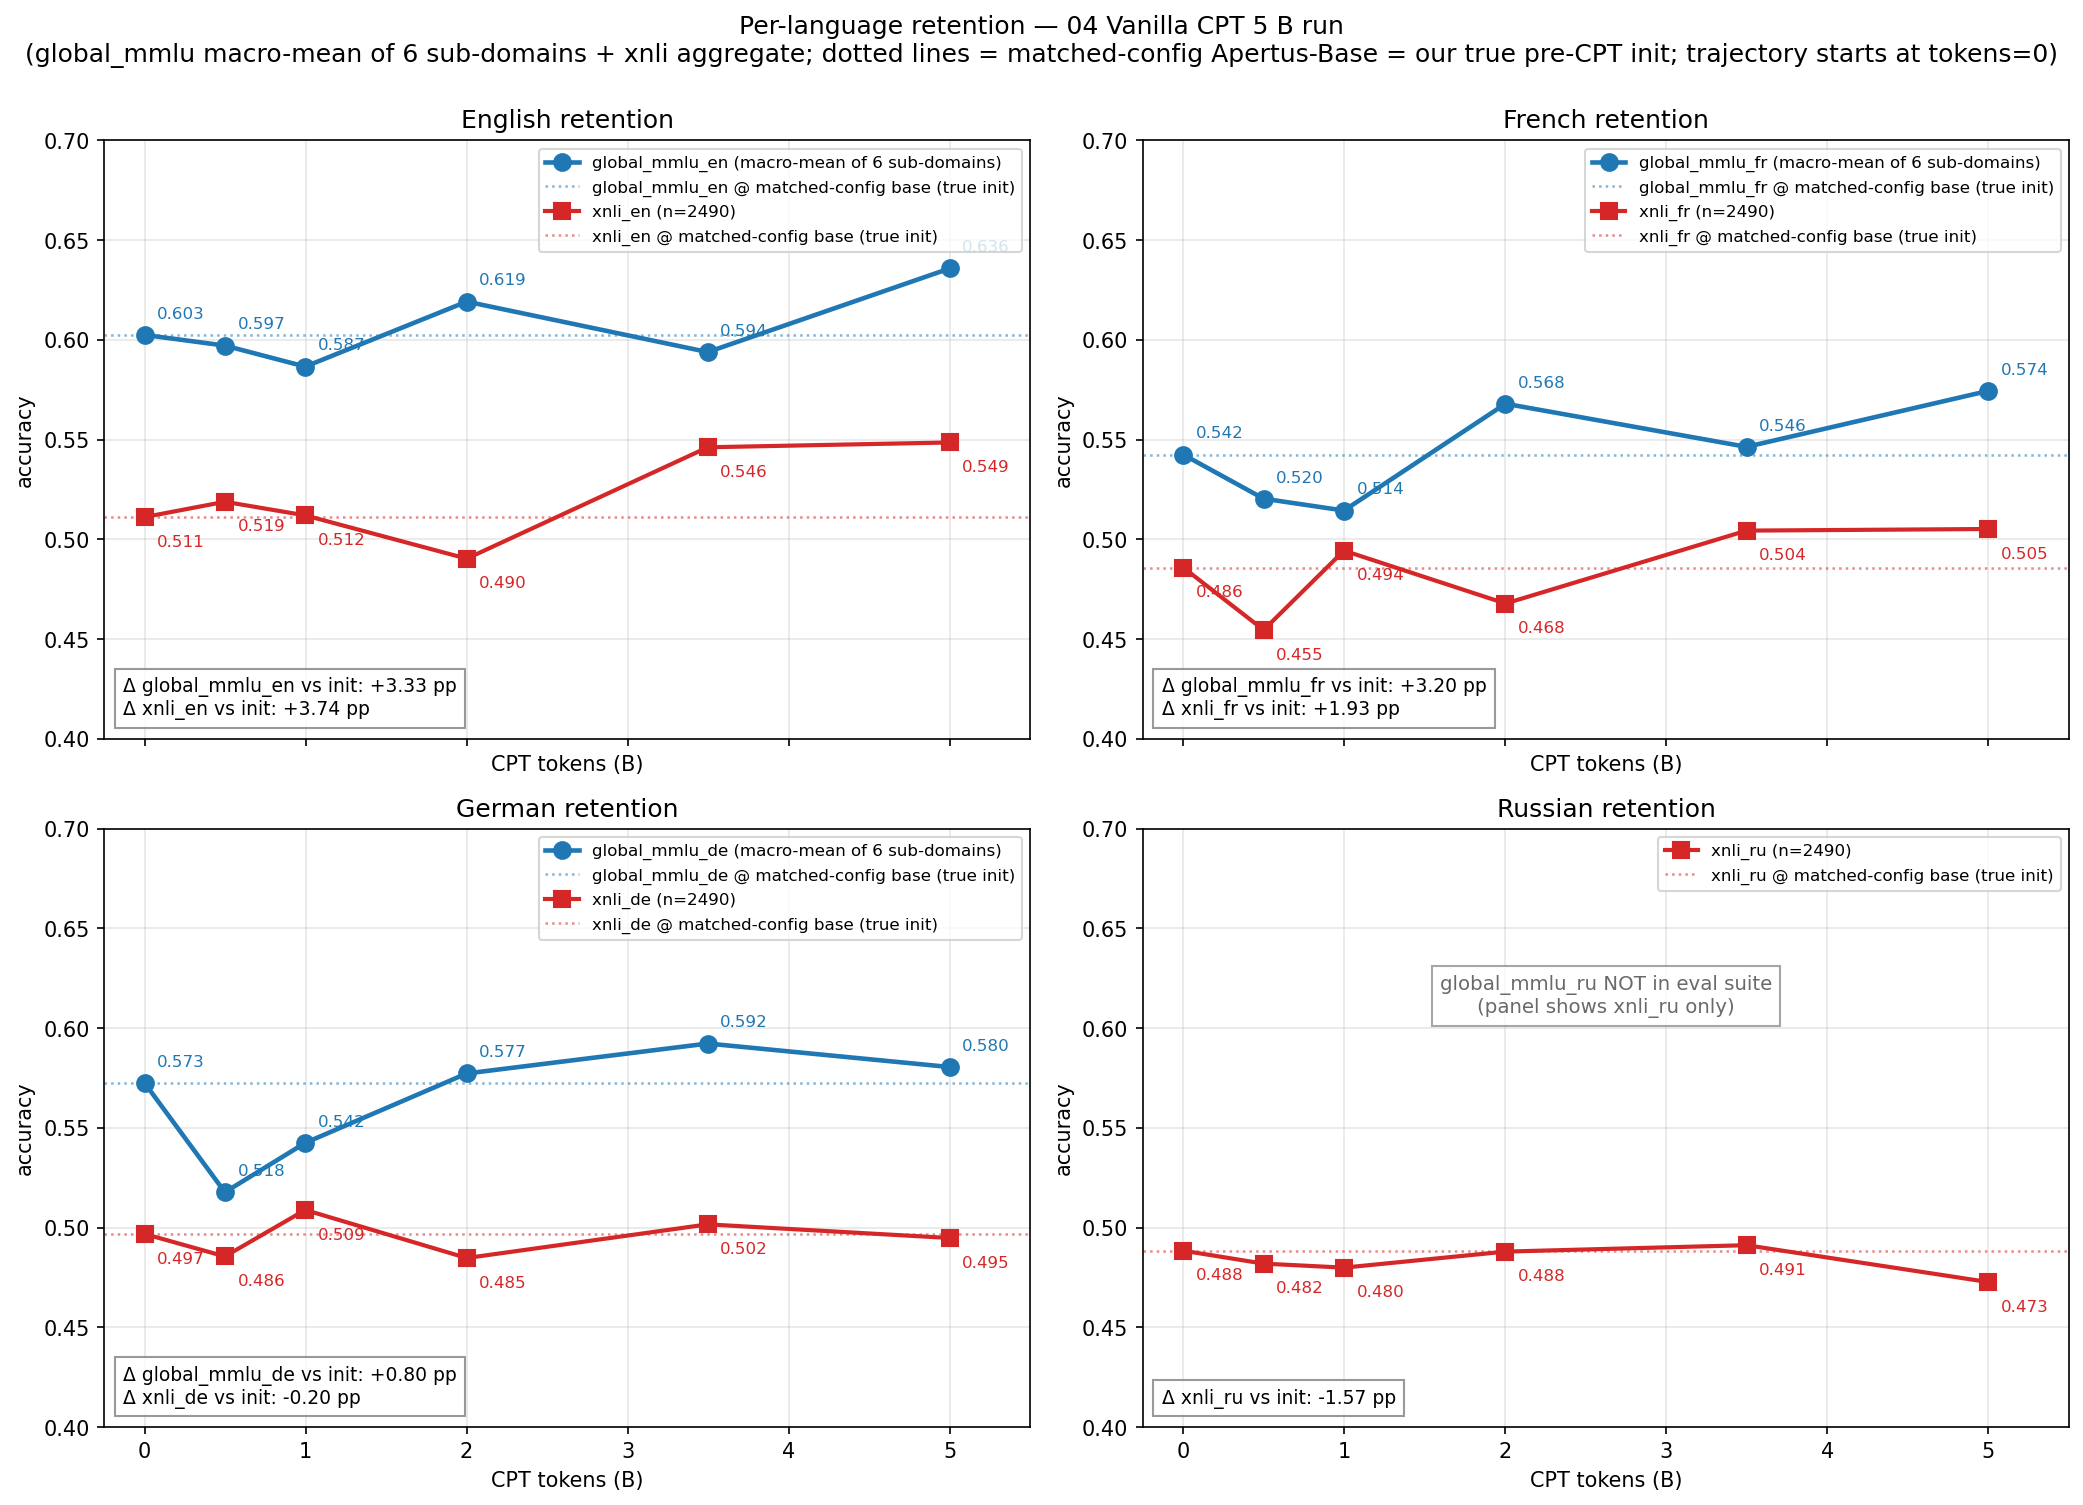

Reproduce this figure in Python.
"""Plot per-language retention trajectories (EN / FR / DE / RU) for the 04 Vanilla CPT 5 B run.

Y axes (two tasks per language):
    - global_mmlu_<lang> : macro-mean over 6 sub-domain accuracies
                           (business / humanities / medical / other /
                            social_sciences / stem)
    - xnli_<lang>        : accuracy on XNLI <lang> aggregate
                           (n=2490 per language)

Reference horizontal lines: **matched-config Apertus-Base Path B** (= the
true pre-CPT initial state of our run; weights loaded under our training
geometry rope_theta=500K / max_pos=4096 BEFORE any CPT updates). Source:
/capstor/.../eval_apertus_base_matched_rope500k_seq4096/retention/.

X axis: consumed CPT tokens (B). The trajectory now starts at tokens=0
(the matched-config base) and runs through the 5 checkpoint marks; iter
119 is the second point, not the baseline.

Data sources
------------
- reports/eval_data_cache_5b/iter_<I>/retention/results.json :
      results['global_mmlu_<lang>_<sub>']['acc,none']  for sub in 6 sub-domains
      results['xnli_<lang>']['acc,none']
- Matched-config baseline (constants below, pulled 2026-05-30) from
  eval_apertus_base_matched_rope500k_seq4096/retention/results_*.json.

Note: global_mmlu_ru is NOT in the lm-eval suite as configured; for RU we
plot xnli_ru only (the MMLU panel is empty for that subplot).

Checkpoint -> tokens (B):
    iter   0 -> 0.000 B  (matched-config Apertus-Base = our actual init)
    iter 119 -> 0.499 B
    iter 238 -> 0.998 B
    iter 477 -> 2.001 B
    iter 834 -> 3.498 B
    iter 1192 -> 5.000 B

Output: plot_retention_per_language.png next to this script.
"""

from __future__ import annotations

import json
from pathlib import Path

import matplotlib.pyplot as plt

REPORTS = Path(__file__).resolve().parent
EVAL = REPORTS / "eval_data_cache_5b"
OUT = REPORTS / "plot_retention_per_language.png"

CHECKPOINTS = [
    ("0000119", 119, 0.499),
    ("0000238", 238, 0.998),
    ("0000477", 477, 2.001),
    ("0000834", 834, 3.498),
    ("0001192", 1192, 5.000),
]
LANGS = ["en", "fr", "de", "ru"]
SUBDOMAINS = [
    "business",
    "humanities",
    "medical",
    "other",
    "social_sciences",
    "stem",
]
LANG_TITLES = {"en": "English", "fr": "French", "de": "German", "ru": "Russian"}

# Matched-config Apertus-Base Path B = our true pre-CPT init state
# (weights loaded under our training geometry rope=500K / max_pos=4096 with
# NO training updates). Pulled 2026-05-30 from
# /capstor/.../eval_apertus_base_matched_rope500k_seq4096/retention/results_*.json.
MATCHED_BASE = {
    "global_mmlu_en": 0.6025,
    "global_mmlu_fr": 0.5425,
    "global_mmlu_de": 0.5725,
    # global_mmlu_ru: absent from the lm-eval suite (same as iter 119+)
    "xnli_en": 0.5112,
    "xnli_fr": 0.4859,
    "xnli_de": 0.4968,
    "xnli_ru": 0.4884,
}


def load_one(it_str: str) -> dict:
    with (EVAL / f"iter_{it_str}" / "retention" / "results.json").open() as f:
        return json.load(f)["results"]


def compute_lang_metrics() -> dict:
    """Returns {lang: {'tokens': [...], 'global_mmlu': [..|None], 'xnli': [...]}}.

    The first entry per series is the matched-config Apertus-Base = our actual
    pre-CPT init state (tokens=0). Then the 5 checkpoint marks follow.
    """
    series: dict[str, dict[str, list]] = {
        L: {"tokens": [0.0], "global_mmlu": [], "xnli": []} for L in LANGS
    }
    # Prepend matched-config base at tokens=0.
    for L in LANGS:
        if L == "ru":
            series[L]["global_mmlu"].append(None)
        else:
            series[L]["global_mmlu"].append(MATCHED_BASE[f"global_mmlu_{L}"])
        series[L]["xnli"].append(MATCHED_BASE[f"xnli_{L}"])
    # Then the trained-checkpoint marks.
    for it_str, _it, tok in CHECKPOINTS:
        r = load_one(it_str)
        for L in LANGS:
            series[L]["tokens"].append(tok)
            if L == "ru":
                series[L]["global_mmlu"].append(None)
            else:
                accs = [
                    r[f"global_mmlu_{L}_{s}"]["acc,none"] for s in SUBDOMAINS
                ]
                series[L]["global_mmlu"].append(sum(accs) / len(accs))
            series[L]["xnli"].append(r[f"xnli_{L}"]["acc,none"])
    return series


def main() -> None:
    series = compute_lang_metrics()

    fig, axes = plt.subplots(nrows=2, ncols=2, figsize=(14, 10), sharex=True)

    for ax, L in zip(axes.flat, LANGS):
        tokens = series[L]["tokens"]
        gmmlu = series[L]["global_mmlu"]
        xnli = series[L]["xnli"]

        # global_mmlu line (skip RU because all-None)
        if any(v is not None for v in gmmlu):
            ax.plot(
                tokens,
                gmmlu,
                "o-",
                color="C0",
                lw=2.2,
                ms=8,
                label=f"global_mmlu_{L} (macro-mean of 6 sub-domains)",
            )
            ax.axhline(
                MATCHED_BASE[f"global_mmlu_{L}"],
                ls=":",
                color="C0",
                alpha=0.55,
                lw=1.2,
                label=f"global_mmlu_{L} @ matched-config base (true init)",
            )
            for x, y in zip(tokens, gmmlu):
                ax.annotate(
                    f"{y:.3f}",
                    (x, y),
                    textcoords="offset points",
                    xytext=(6, 8),
                    fontsize=8,
                    color="C0",
                )
        else:
            ax.text(
                0.5,
                0.72,
                "global_mmlu_ru NOT in eval suite\n(panel shows xnli_ru only)",
                transform=ax.transAxes,
                ha="center",
                va="center",
                fontsize=9.5,
                color="dimgray",
                bbox=dict(facecolor="white", edgecolor="gray", alpha=0.7),
            )

        # xnli line (always available)
        ax.plot(
            tokens,
            xnli,
            "s-",
            color="C3",
            lw=2.0,
            ms=8,
            label=f"xnli_{L} (n=2490)",
        )
        ax.axhline(
            MATCHED_BASE[f"xnli_{L}"],
            ls=":",
            color="C3",
            alpha=0.55,
            lw=1.2,
            label=f"xnli_{L} @ matched-config base (true init)",
        )
        for x, y in zip(tokens, xnli):
            ax.annotate(
                f"{y:.3f}",
                (x, y),
                textcoords="offset points",
                xytext=(6, -14),
                fontsize=8,
                color="C3",
            )

        # Delta vs true init (matched-config Apertus-Base) callouts.
        end_gmmlu = gmmlu[-1] if gmmlu[-1] is not None else None
        end_xnli = xnli[-1]
        delta_lines = []
        if end_gmmlu is not None:
            base_gmmlu = MATCHED_BASE[f"global_mmlu_{L}"]
            delta_lines.append(
                f"Δ global_mmlu_{L} vs init: {(end_gmmlu - base_gmmlu) * 100:+.2f} pp"
            )
        base_xnli = MATCHED_BASE[f"xnli_{L}"]
        delta_lines.append(
            f"Δ xnli_{L} vs init: {(end_xnli - base_xnli) * 100:+.2f} pp"
        )
        ax.text(
            0.02,
            0.04,
            "\n".join(delta_lines),
            transform=ax.transAxes,
            fontsize=9,
            color="black",
            bbox=dict(facecolor="white", edgecolor="gray", alpha=0.8),
        )

        ax.set_title(f"{LANG_TITLES[L]} retention", fontsize=12)
        ax.set_xlabel("CPT tokens (B)")
        ax.set_ylabel("accuracy")
        ax.set_xlim(-0.25, 5.5)
        ax.set_ylim(0.40, 0.70)
        ax.grid(True, alpha=0.3)
        ax.legend(loc="upper right", fontsize=8)

    fig.suptitle(
        "Per-language retention — 04 Vanilla CPT 5 B run\n"
        "(global_mmlu macro-mean of 6 sub-domains + xnli aggregate; "
        "dotted lines = matched-config Apertus-Base = our true pre-CPT init; "
        "trajectory starts at tokens=0)",
        fontsize=12,
        y=1.00,
    )

    plt.tight_layout()
    plt.savefig(OUT, dpi=150, bbox_inches="tight")
    print(f"saved: {OUT}")


if __name__ == "__main__":
    main()
